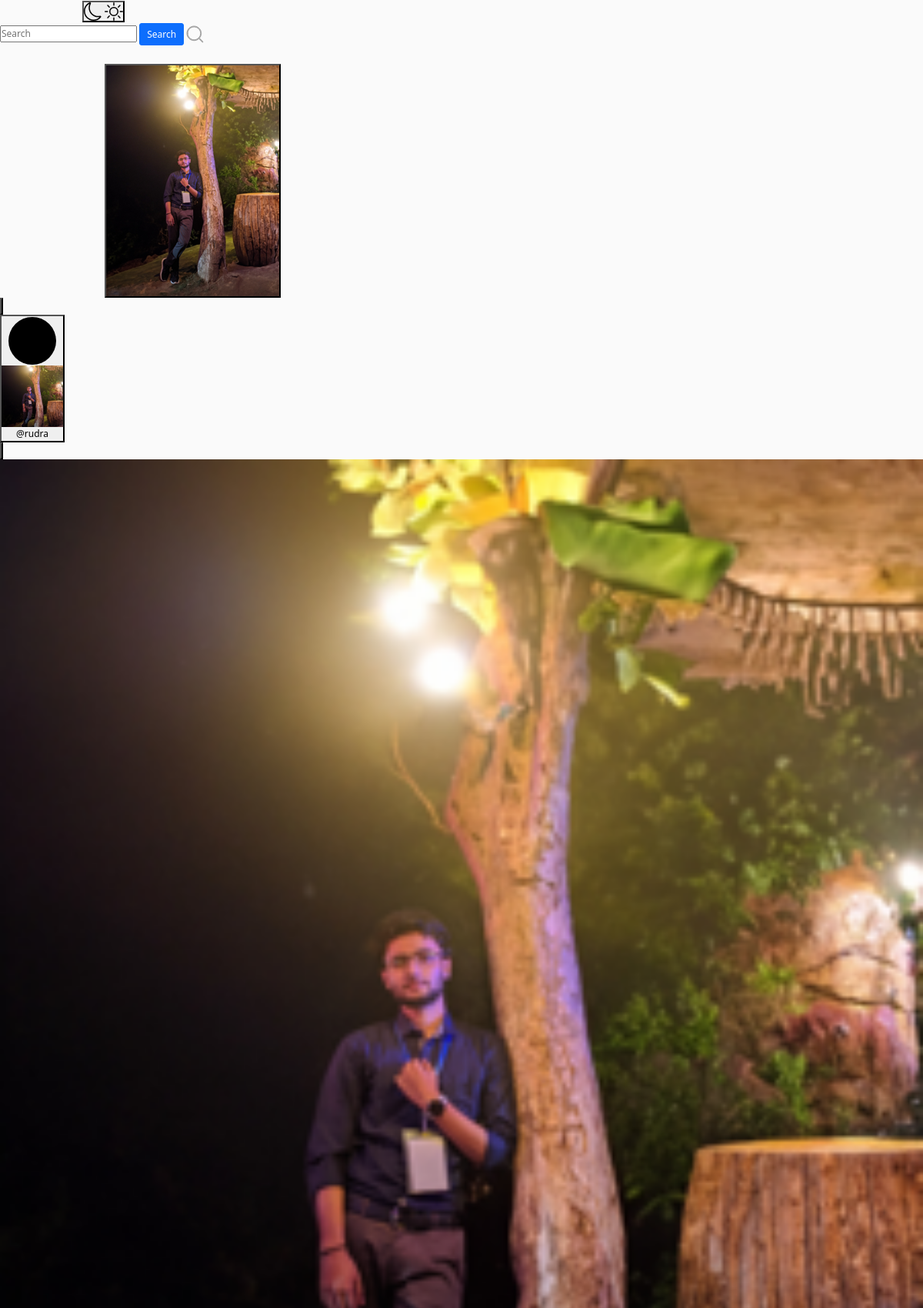
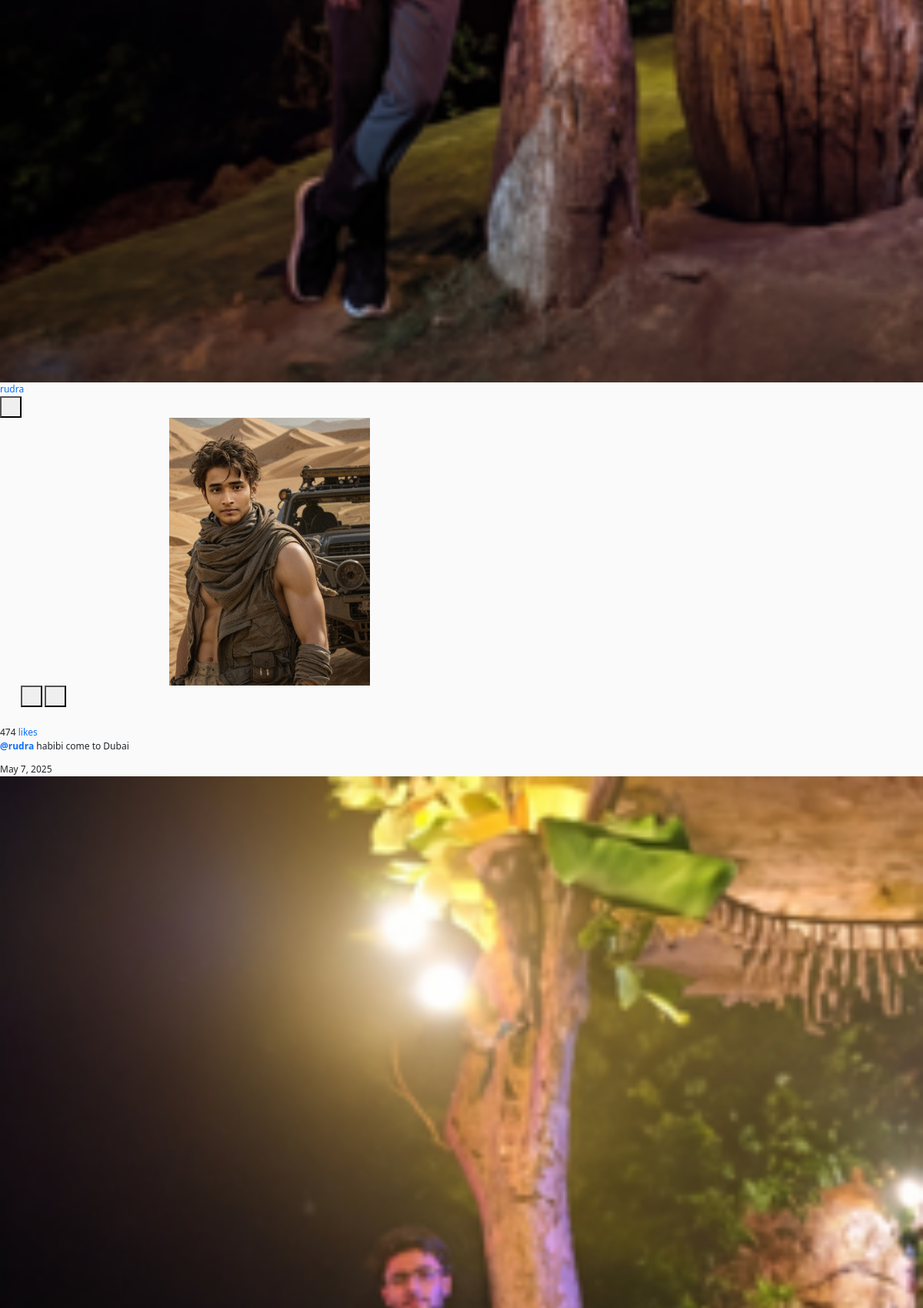
Screenshot of / (signed in, upper part) with the database file from the repository (2 pictures, top to bottom).
### userauths/models.py (models this page shows, shortened)
class Profile(models.Model):
    user = models.OneToOneField(User, related_name='profile', on_delete=models.CASCADE)
    image = models.ImageField(upload_to="profile_pciture", null=True, default="default.jpg")
    first_name = models.CharField(max_length=200, null=True, blank=True)
    last_name = models.CharField(max_length=200, null=True, blank=True)
    bio = models.CharField(max_length=200, null=True, blank=True)
    location = models.CharField(max_length=200, null=True, blank=True)
    url = models.URLField(max_length=200, null=True, blank=True)
    favourite = models.ManyToManyField(Post, blank=True)

### post/models.py (models this page shows, shortened)
class Post(models.Model):
    id = models.UUIDField(primary_key=True, default=uuid.uuid4, editable=False)
    picture = models.ImageField(upload_to=user_directory_path, verbose_name="Picture",null=True)
    caption = models.CharField(max_length=10000, verbose_name="Caption")
    posted = models.DateField(auto_now_add=True)
    tag = models.ManyToManyField(Tag, related_name="tags")
    user = models.ForeignKey(User, on_delete=models.CASCADE)
    likes = models.IntegerField(default=0)

### post/views.py (the view)
# urls.py: path('',views.index,name='index'),
@login_required
def index(request):
    user = request.user
    user = request.user
    all_users = User.objects.all()
    follow_status = Follow.objects.filter(following=user, follower=request.user).exists()
    profile = Profile.objects.all()
    posts = Stream.objects.filter(user=user)
    group_ids = []
    for post in posts:
        group_ids.append(post.post_id)
    post_items = Post.objects.filter(id__in=group_ids).all().order_by('-posted')
    query = request.GET.get('q')
    if query:
        users = User.objects.filter(Q(username__icontains=query))
        paginator = Paginator(users, 6)
        page_number = request.GET.get('page')
        users_paginator = paginator.get_page(page_number)
    context = {
        'post_items': post_items,
        'follow_status': follow_status,
        'profile': profile,
        'all_users': all_users,
    }
    return render(request, 'index.html', context)

### templates/index.html (shortened to what this page needs)
{% extends 'base.html' %}
{% load static %}
{% block content %}
<main class="main-container">
  <section class="content-container">
    <div class="content">
      <div class="stories">
        <button class="stories__left-button">
        </button>
        <div class="stories__content">
          <button class="story">
            <div class="story__avatar">
              <div class="story__border">
                <svg width="64" height="64" xmlns="http://www.w3.org/2000/svg">
                  <circle r="31" cy="32" cx="32" />
                </svg>
              </div>
              <div class="story__picture">
                <img src="{{request.user.profile.image.url}}" style="width: 80px; height: 80px; object-fit: cover;">
              </div>
            </div>
            <span class="story__user">@{{request.user.username}}</span>
          </button>
        </div>
        <button class="stories__right-button">
        </button>
      </div>
      <div class="posts">
        {% for post in post_items %}
        <article class="post">
          <div class="post__header">
            <div class="post__profile">
              {% if post.user.profile.image %}
              <a href="{{post.user.profile.image.url}}" class="post__avatar">
                <img src="{{post.user.profile.image.url}}" alt="User Picture">
              </a>
              {% endif %}
              <a href="{{post.user.username}}" class="post__user">{{ post.user.username }}</a>
            </div>
            <button class="post__more-options">
              <svg width="24" height="24" viewBox="0 0 24 24" fill="none" xmlns="http://www.w3.org/2000/svg">
                <circle cx="6.5" cy="11.5" r="1.5" fill="var(--text-dark)" />
                <circle cx="12" cy="11.5" r="1.5" fill="var(--text-dark)" />
                <circle cx="17.5" cy="11.5" r="1.5" fill="var(--text-dark)" />
              </svg>
            </button>
          </div>
          <div class="post__content">
            <div class="post__medias">
              <a href="{% url 'post-details' post.id %}"><img class="post__media" src="{{ post.picture.url }}"
                  alt="Post Content" style="width: 700px; height: 348px; object-fit: contain;"></a>
            </div>
          </div>
          <div class="post__footer">
            <div class="post__buttons">
              <a href="{% url 'like' post.id %}" class="post__button">
              </a>
              <button class="post__button">
              </button>
              <button class="post__button">
              </button>
              <a href="{% url 'post-favourite' post.id %}" class="post__button post__button--align-right">
              </a>
            </div>
            <div class="post__infos">
              <div class="post__likes">
                <span>{{post.likes}} <a class="post__name--underline" href="#">likes</a> <a href="#"></a></span>
              </div>
              <div class="post__description">
                <span>
                  <a class="post__name--underline" href="#"><b>@{{post.user.username}}</b></a>
                  {{post.caption}}
                </span>
              </div>
              <span class="post__date-time">{{post.posted}}</span>
            </div>
          </div>
        </article>
        {% endfor %}
      </div>
    </div>
    {% endblock content %}

### templates/base.html (shortened to what this page needs)
{% load static %}
<!DOCTYPE html>
<html lang="en">
<head>
  <link rel="stylesheet" href="https://cdn.jsdelivr.net/npm/bootstrap-icons@1.8.1/font/bootstrap-icons.css">
  <link href="https://cdn.jsdelivr.net/npm/bootstrap@5.1.3/dist/css/bootstrap.min.css" rel="stylesheet"
>
  <link rel="stylesheet" type="text/css" href="{% static 'assets1/style.css' %}">
</head>
<body>
  <header class="header">
    <nav class="header__content">
      <div class="header__buttons">
        <a href="{% url 'index' %}" class="header__home">
        </a>
        <button class="header__theme-button" title="Toggle Theme">
        </button>
      </div>
      <form action="" method="GET">
        <div class="header__search">
          <input type="text" placeholder="Search" name="q" value="{{ request.GET.q }}">
          <button class="btn btn-primary" type="submit">Search</button>
        </div>
      </form>
      <div class="header__buttons header__buttons--mobile">
        <a href="{% url 'newpost' %}">
        </a>
        <a href="#">
        </a>
        <a href="">
        </a>
      </div>
      <div class="header__buttons header__buttons--desktop">
        <a href="{% url 'newpost' %}">
        </a>
        <a href="{% url 'index' %}">
        </a>
        <a href="">
        </a>
        <a href="#">
        </a>
        <span>
          <a href="">
          </a>
        </span>
        <a href="">
          <button class="profile-button">
            <a href="">
              <div class="profile-button__picture">
                <img src="{{request.user.profile.image.url}}" alt="User Picture">
              </div>
            </a>
          </button>
        </a>
      </div>
    </nav>
  </header>
  {% block content %}
  {% endblock content %}
</body>
</html>

### static/assets2/style.css (style rules this page uses)
*, *::before, *::after { margin: 0; padding: 0; box-sizing: inherit; }
html { font-size: 12px; box-sizing: border-box; }
img { width: 100%; max-width: 100%; height: 100%; }
a { text-decoration: none; }
body { background-color: #fafafa; }

### rows the page displays
Post: user.profile.image (picture), user.username "rudra", picture (picture), likes "474", caption "habibi come to Dubai", posted "May 7, 2025"
Post: user.profile.image (picture)

### other values shown
{{ request.user.username }} "rudra"
